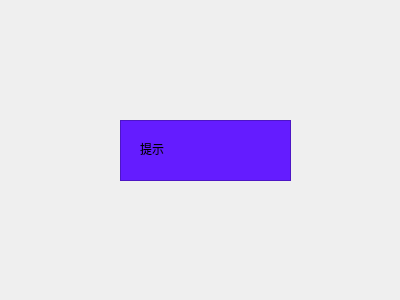
<?xml version="1.0" encoding="UTF-8"?>
<ui version="4.0">
 <class>TipsDlg</class>
 <widget class="QDialog" name="TipsDlg">
  <property name="geometry">
   <rect>
    <x>0</x>
    <y>0</y>
    <width>400</width>
    <height>300</height>
   </rect>
  </property>
  <property name="windowTitle">
   <string>Dialog</string>
  </property>
  <widget class="QLabel" name="tipsLabel">
   <property name="geometry">
    <rect>
     <x>140</x>
     <y>140</y>
     <width>111</width>
     <height>16</height>
    </rect>
   </property>
   <property name="text">
    <string>提示</string>
   </property>
   <property name="textFormat">
    <enum>Qt::RichText</enum>
   </property>
  </widget>
  <widget class="QTextBrowser" name="textBrowser">
   <property name="geometry">
    <rect>
     <x>120</x>
     <y>120</y>
     <width>171</width>
     <height>61</height>
    </rect>
   </property>
   <property name="autoFillBackground">
    <bool>false</bool>
   </property>
   <property name="styleSheet">
    <string notr="true">background-color:rgb(100, 28, 255)</string>
   </property>
  </widget>
  <zorder>textBrowser</zorder>
  <zorder>tipsLabel</zorder>
 </widget>
 <resources/>
 <connections/>
</ui>
